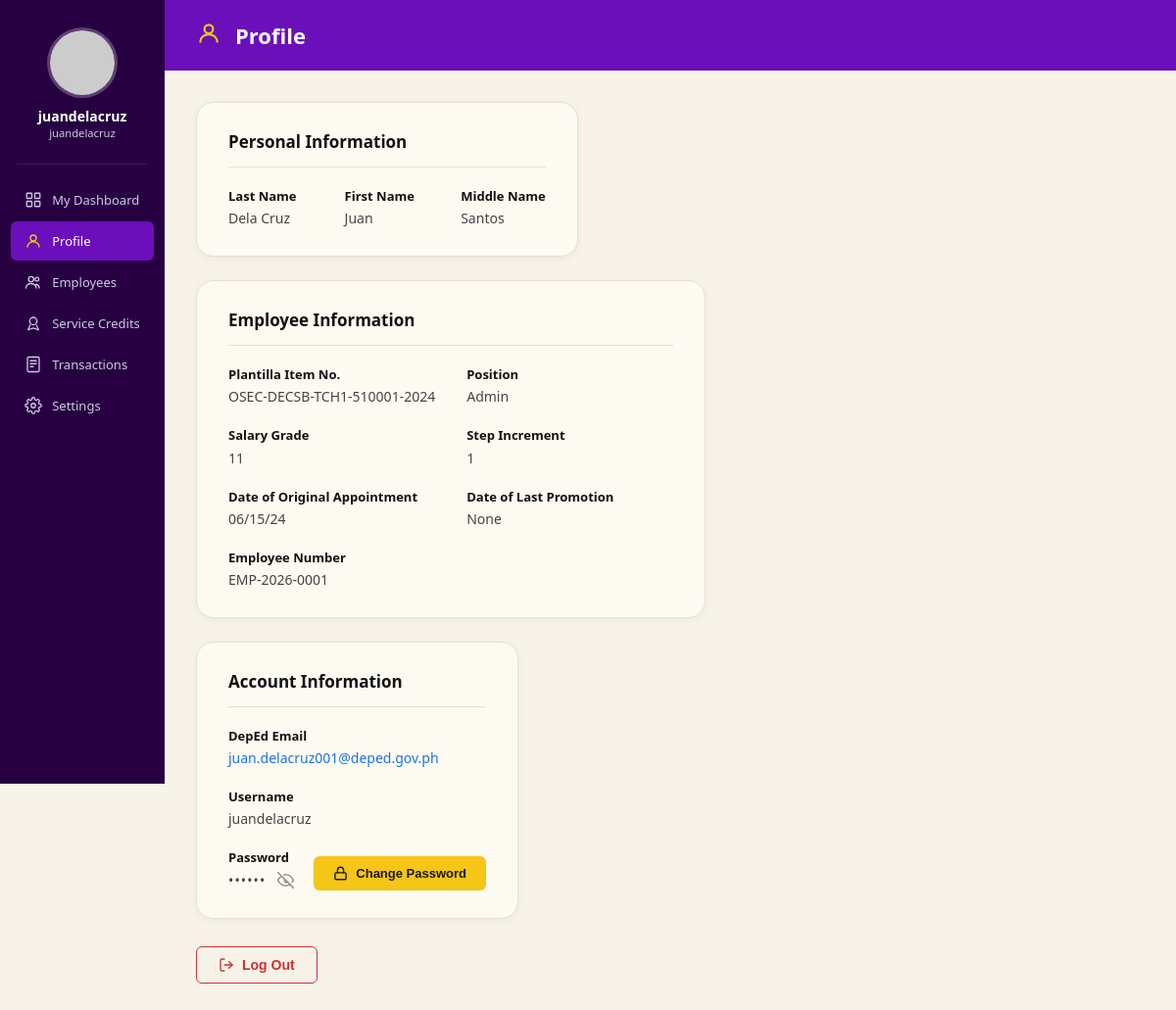
Page /Pages/Admin/adminProfile.php (signed in) on the committed database.
### tables this page shows
CREATE TABLE `accounts` (
  `account_id` int(10) UNSIGNED NOT NULL,
  `employee_id` int(10) UNSIGNED NOT NULL,
  `role_id` int(10) UNSIGNED NOT NULL,
  `username` varchar(100) NOT NULL,
  `password_hash` varchar(255) NOT NULL,
  `is_active` tinyint(1) NOT NULL DEFAULT 1,
  `created_at` datetime NOT NULL DEFAULT current_timestamp(),
  `updated_at` datetime NOT NULL DEFAULT current_timestamp() ON UPDATE current_timestamp()
);

CREATE TABLE `employees` (
  `employee_id` int(10) UNSIGNED NOT NULL,
  `employee_number` varchar(50) NOT NULL,
  `personnel_type` enum('Teaching','Non-Teaching') NOT NULL,
  `last_name` varchar(100) NOT NULL,
  `first_name` varchar(100) NOT NULL,
  `middle_name` varchar(100) DEFAULT NULL,
  `plantilla_item_number` varchar(100) DEFAULT NULL,
  `position` varchar(150) NOT NULL,
  `salary_grade` tinyint(3) UNSIGNED DEFAULT NULL,
  `step_increment` tinyint(3) UNSIGNED DEFAULT NULL,
  `date_original_appointment` date DEFAULT NULL,
  `date_last_promotion` date DEFAULT NULL,
  `deped_email` varchar(150) NOT NULL,
  `created_at` datetime NOT NULL DEFAULT current_timestamp(),
  `updated_at` datetime NOT NULL DEFAULT current_timestamp() ON UPDATE current_timestamp()
);

### database.php (called while the page is built, shortened)
<?php
function db(): PDO {
    static $pdo = null;
    if ($pdo === null) {
        $host = "localhost";
        $database = "db_persys";
        $username = "root";
        $password = "";
        try {
            $pdo = new PDO(
                "mysql:host=$host;dbname=$database;charset=utf8mb4",
                $username,
                $password,
                [
                    PDO::ATTR_ERRMODE => PDO::ERRMODE_EXCEPTION,
                    PDO::ATTR_DEFAULT_FETCH_MODE => PDO::FETCH_ASSOC,
                    PDO::ATTR_EMULATE_PREPARES => false,
                ]
            );
        } catch (PDOException $e) {
            die("Database connection failed: " . $e->getMessage());
        }
    }
    return $pdo;
}

### Pages/Admin/adminProfile.php (the view, shortened to what this page needs)
<?php
$stmt = db()->prepare("
    SELECT
        e.employee_id,
        e.employee_number,
        e.last_name,
        e.first_name,
        e.middle_name,
        e.plantilla_item_number,
        e.position,
        e.salary_grade,
        e.step_increment,
        e.date_original_appointment,
        e.date_last_promotion,
        e.deped_email,
        a.username,
        r.role_name
    FROM employees e
    INNER JOIN accounts a
        ON a.employee_id = e.employee_id
    INNER JOIN roles r
        ON r.role_id = a.role_id
    WHERE e.employee_id = ?
      AND a.is_active = 1
");
$stmt->execute([$_SESSION['employee_id']]);
$profile = $stmt->fetch();
?>
<!DOCTYPE html>
<html lang="en">
<head>
  <link rel="stylesheet" href="../../styles/admin.css" />
  <link rel="stylesheet" href="../../styles/admin-profile.css" />
</head>
<body>
  <div class="app-shell">
    <aside class="sidebar" id="sidebar" aria-label="Admin navigation">
      <img
        class="sidebar-avatar"
        src="https://placehold.co/72x72/6B0FBA/FFFFFF?text=A"
        alt="Admin profile photo"
      />
       <p class="sidebar-name"> <?php echo $_SESSION['username']; ?></p>
      <p class="sidebar-role"> <?php echo $_SESSION['role_name']; ?></p>
      <div class="sidebar-divider" role="separator"></div>
      <nav aria-label="Main menu">
        <ul class="sidebar-nav">
          <li>
            <a href="adminDashboard.php" class="nav-item">
              <span class="nav-icon" aria-hidden="true">
                <svg viewBox="0 0 24 24">
                  <rect x="3" y="3" width="7" height="7" rx="1"/>
                  <rect x="14" y="3" width="7" height="7" rx="1"/>
                  <rect x="3" y="14" width="7" height="7" rx="1"/>
                  <rect x="14" y="14" width="7" height="7" rx="1"/>
                </svg>
              </span>
              My Dashboard
            </a>
          </li>
          <li>
            <a href="#" class="nav-item active" aria-current="page">
              <span class="nav-icon" aria-hidden="true">
                <svg viewBox="0 0 24 24">
                  <circle cx="12" cy="8" r="4"/>
                  <path d="M4 20c0-4 3.6-7 8-7s8 3 8 7"/>
                </svg>
              </span>
              Profile
            </a>
          </li>
          <li>
            <a href="adminEmployees.php" class="nav-item">
              <span class="nav-icon" aria-hidden="true">
                <svg viewBox="0 0 24 24">
                  <circle cx="9" cy="8" r="3.5"/>
                  <path d="M2 20c0-3.3 3.1-6 7-6s7 2.7 7 6"/>
                  <circle cx="17" cy="8" r="2.5"/>
                  <path d="M20 20c0-2.5-1.9-4.5-4.5-5"/>
                </svg>
              </span>
              Employees
            </a>
          </li>
          <li>
            <a href="adminServiceCredits.php" class="nav-item">
              <span class="nav-icon" aria-hidden="true">
                <svg viewBox="0 0 24 24">
                  <circle cx="12" cy="9" r="5"/>
                  <path d="M7.5 14.5L5 21l7-2.5L19 21l-2.5-6.5"/>
                </svg>
              </span>
              Service Credits
            </a>
          </li>
          <li>
            <a href="adminTransactions.html" class="nav-item">
              <span class="nav-icon" aria-hidden="true">
                <svg viewBox="0 0 24 24">
                  <rect x="4" y="2" width="16" height="20" rx="2"/>
                  <line x1="8" y1="7" x2="16" y2="7"/>
                  <line x1="8" y1="11" x2="16" y2="11"/>
                  <line x1="8" y1="15" x2="12" y2="15"/>
                </svg>
              </span>
              Transactions
            </a>
          </li>
          <li>
            <a href="adminSettings.html" class="nav-item">
              <span class="nav-icon" aria-hidden="true">
              </span>
              Settings
            </a>
          </li>
        </ul>
      </nav>
    </aside>
    <div class="main-wrapper">
      <header class="topbar" role="banner">
        <span class="topbar-person-icon" aria-hidden="true">
          <svg viewBox="0 0 24 24">
            <circle cx="12" cy="8" r="4"/>
            <path d="M4 20c0-4 3.6-7 8-7s8 3 8 7"/>
          </svg>
        </span>
        <h1 class="topbar-title">Profile</h1>
      </header>
      <main class="page-content profile-content" id="mainContent">
        <section class="profile-card" aria-labelledby="personalInfoTitle">
          <h2 class="profile-card-title" id="personalInfoTitle">
            Personal Information
          </h2>
          <dl class="info-grid cols-3">
            <div class="info-field">
              <dt class="field-key">Last Name</dt>
              <dd class="field-val"><?= htmlspecialchars($profile['last_name']) ?></dd>
            </div>
            <div class="info-field">
              <dt class="field-key">First Name</dt>
              <dd class="field-val"><?= htmlspecialchars($profile['first_name']) ?></dd>
            </div>
            <div class="info-field">
              <dt class="field-key">Middle Name</dt>
              <dd class="field-val"><?= htmlspecialchars($profile['middle_name']) ?></dd>
            </div>
          </dl>
        </section>
        <section class="profile-card" aria-labelledby="employeeInfoTitle">
          <h2 class="profile-card-title" id="employeeInfoTitle">
            Employee Information
          </h2>
          <dl class="info-grid cols-2">
            <div class="info-field">
              <dt class="field-key">Plantilla Item No.</dt>
              <dd class="field-val"><?= htmlspecialchars($profile['plantilla_item_number']) ?></dd>
            </div>
            <div class="info-field">
              <dt class="field-key">Position</dt>
              <dd class="field-val"><?= htmlspecialchars($profile['position']) ?></dd>
            </div>
            <div class="info-field">
              <dt class="field-key">Salary Grade</dt>
              <dd class="field-val"><?= htmlspecialchars($profile['salary_grade']) ?></dd>
            </div>
            <div class="info-field">
              <dt class="field-key">Step Increment</dt>
              <dd class="field-val"><?= htmlspecialchars($profile['step_increment']) ?></dd>
            </div>
            <div class="info-field">
              <dt class="field-key">Date of Original Appointment</dt>
              <dd class="field-val"> <?= date(
                    'm/d/y',
                    strtotime($profile['date_original_appointment'])
                ) ?></dd>
            </div>
            <div class="info-field">
              <dt class="field-key">Date of Last Promotion</dt>
              <dd class="field-val">  <?= !empty($profile['date_last_promotion'])
        ? date('m/d/y', strtotime($profile['date_last_promotion']))
        : 'None' ?></dd>
            </div>
            <div class="info-field span-full">
              <dt class="field-key">Employee Number</dt>
              <dd class="field-val"><?= htmlspecialchars($profile['employee_number']) ?></dd>
            </div>
          </dl>
        </section>
        <section class="profile-card" aria-labelledby="accountInfoTitle">
          <h2 class="profile-card-title" id="accountInfoTitle">
            Account Information
          </h2>
          <div class="account-grid">
            <div class="info-field">
              <span class="field-key">DepEd Email</span>
              <span class="field-val">
                <a href="#">
                 <?= htmlspecialchars($profile['deped_email']) ?>
                </a>
              </span>
            </div>
            <div class="info-field">
              <span class="field-key">Username</span>
              <span class="field-val"><?= htmlspecialchars($profile['username']) ?></span>
            </div>
            <div class="password-row">
              <div class="password-field">
                <span class="field-key">Password</span>
                <div class="password-display">
                  <span
                    class="password-value field-val"
                    id="profilePasswordValue"
                    data-password=""
                  ><?= htmlspecialchars($profile['password_hash']) ?></span>
                  <button
                    type="button"
                    class="btn-eye-toggle"
                    id="profilePasswordToggle"
                    aria-label="Show password"
                    aria-pressed="false"
                  >
                  </button>
                </div>
              </div>
              <button type="button" class="btn-change-password">
                <svg viewBox="0 0 24 24" aria-hidden="true">
                  <rect x="3" y="11" width="18" height="11" rx="2" ry="2"/>
                  <path d="M7 11V7a5 5 0 0 1 10 0v4"/>
                </svg>
                Change Password
              </button>
            </div>
          </div>
        </section>
        <div class="profile-footer">
          <button type="button" class="btn-logout">
            <svg viewBox="0 0 24 24" aria-hidden="true">
              <path d="M9 21H5a2 2 0 0 1-2-2V5a2 2 0 0 1 2-2h4"/>
              <polyline points="16 17 21 12 16 7"/>
              <line x1="21" y1="12" x2="9" y2="12"/>
            </svg>
            Log Out
          </button>
        </div>
      </main>
    </div>
  </div>
</body>
</html>

### styles/admin.css (style rules this page uses)
*, *::before, *::after { box-sizing: border-box; margin: 0; padding: 0; }
:root { --clr-purple-darkest: #1E0038; --clr-purple-sidebar: #260041; --clr-purple-topbar: #6B0FBA; --clr-purple-active: #7B1FC8; --clr-purple-icon: #5B0FA8; --clr-purple-notif-hd: #2D0057; --clr-purple-mid: #6A0DAD; --clr-yellow-accent: #F5C518; --clr-yellow-badge: #F5C518; --clr-white: #FFFFFF; --clr-cream-bg: #F7F3E8; --clr-card-bg: #FDFAF2; --clr-notif-item-bg: #FDFAF2; --clr-border-light: #E8E0CC; --clr-text-dark: #111111; --clr-text-mid: #444444; --clr-text-light: #888888; --clr-sidebar-text: #D4C5E8; --sidebar-width: 168px; --topbar-height: 72px; --font-base: 'Segoe UI', system-ui, -apple-system, sans-serif; --gap-sm: 8px; --gap-md: 16px; --gap-lg: 24px; --gap-xl: 32px; --radius-sm: 6px; --radius-md: 12px; --radius-lg: 18px; --transition: 0.2s ease; }
html, body { height: 100%; font-family: var(--font-base); background-color: var(--clr-cream-bg); color: var(--clr-text-dark); -webkit-font-smoothing: antialiased; }
a { text-decoration: none; color: inherit; }
ul, ol { list-style: none; }
.app-shell { display: flex; min-height: 100vh; }
.sidebar { width: var(--sidebar-width); min-height: 100vh; background-color: var(--clr-purple-sidebar); display: flex; flex-direction: column; align-items: center; padding: 28px 0 24px; flex-shrink: 0; position: sticky; top: 0; align-self: flex-start; height: 100vh; overflow-y: auto; }
.sidebar-avatar { width: 72px; height: 72px; border-radius: 50%; object-fit: cover; border: 3px solid rgba(255, 255, 255, 0.25); margin-bottom: 10px; }
.sidebar-name { font-size: 0.875rem; font-weight: 700; color: var(--clr-white); text-align: center; line-height: 1.3; }
.sidebar-role { font-size: 0.7rem; color: var(--clr-sidebar-text); text-align: center; margin-bottom: 24px; }
.sidebar-divider { width: 80%; height: 1px; background-color: rgba(255, 255, 255, 0.1); margin-bottom: 16px; }
.sidebar-nav { width: 100%; display: flex; flex-direction: column; gap: 2px; padding: 0 10px; }
.nav-item { display: flex; align-items: center; gap: 10px; padding: 11px 14px; border-radius: var(--radius-sm); font-size: 0.8125rem; font-weight: 500; color: var(--clr-sidebar-text); cursor: pointer; transition: background-color var(--transition), color var(--transition); white-space: nowrap; }
.nav-item.active { background-color: var(--clr-purple-topbar); color: var(--clr-white); }
.nav-icon { display: flex; align-items: center; justify-content: center; flex-shrink: 0; width: 18px; height: 18px; color: inherit; }
.nav-icon svg { width: 18px; height: 18px; stroke: currentColor; fill: none; stroke-width: 1.75; stroke-linecap: round; stroke-linejoin: round; }
.nav-item.active .nav-icon svg { stroke: var(--clr-yellow-accent); }
.main-wrapper { flex: 1; display: flex; flex-direction: column; min-width: 0; }
.topbar { height: var(--topbar-height); background-color: var(--clr-purple-topbar); display: flex; align-items: center; padding: 0 var(--gap-xl); gap: 14px; flex-shrink: 0; }
.topbar-title { font-size: 1.375rem; font-weight: 700; color: var(--clr-white); }
.page-content { flex: 1; background-color: var(--clr-cream-bg); padding: var(--gap-xl); display: grid; grid-template-columns: 1fr 420px; gap: var(--gap-xl); align-items: start; }

### rows in the picture
accounts: employee.last_name "Dela Cruz", employee.first_name "Juan", employee.middle_name "Santos", employee.plantilla_item_number "OSEC-DECSB-TCH1-510001-2024", employee.position "Admin", employee.salary_grade "11", employee.step_increment "1", employee.date_original_appointment "06/15/24", employee.employee_number "EMP-2026-0001", employee.deped_email "juan.delacruz001@deped.gov.ph", username "juandelacruz"

### other values in the picture
$_SESSION['username'] "juandelacruz"
$_SESSION['role_name'] "juandelacruz"
